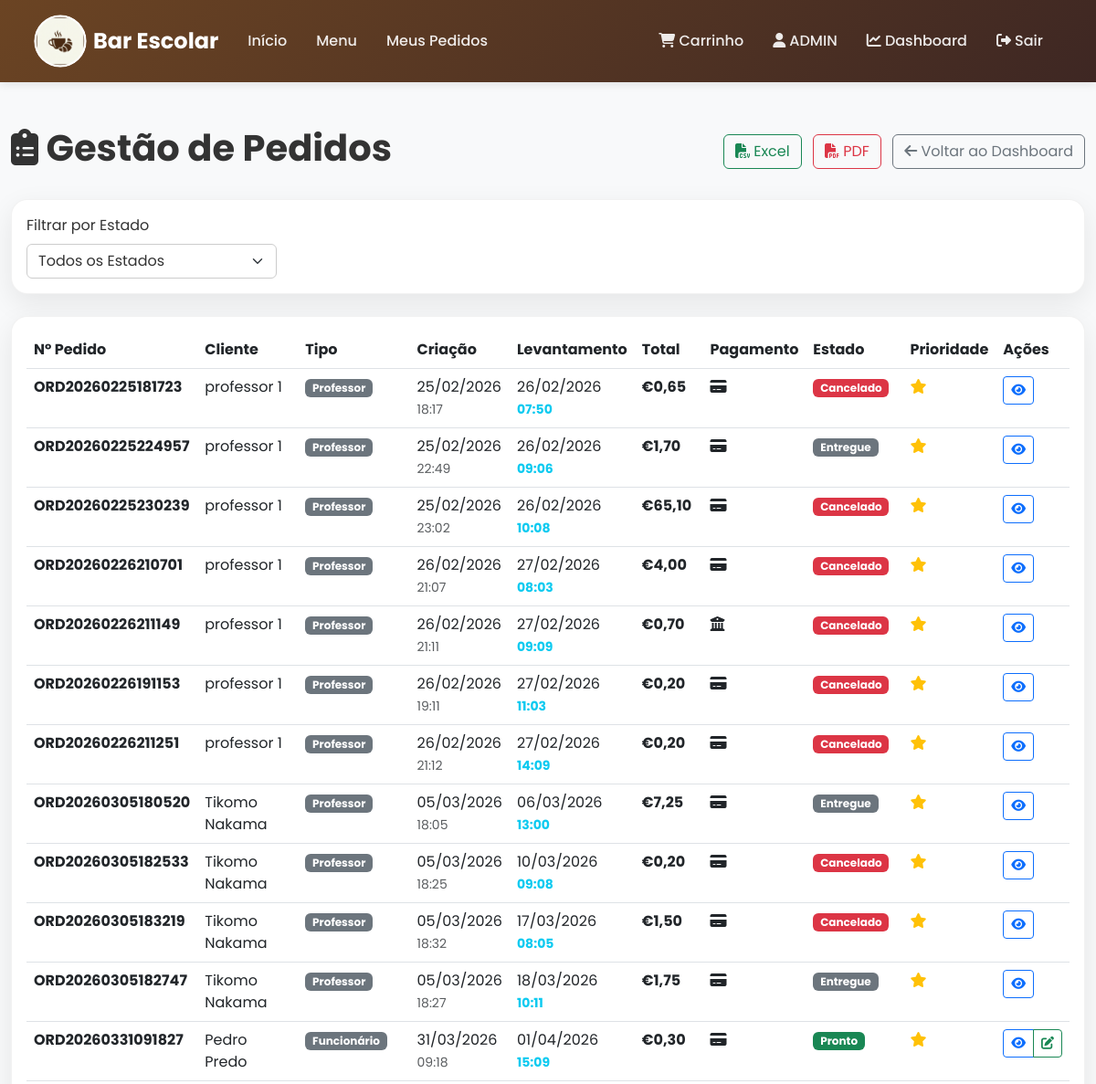
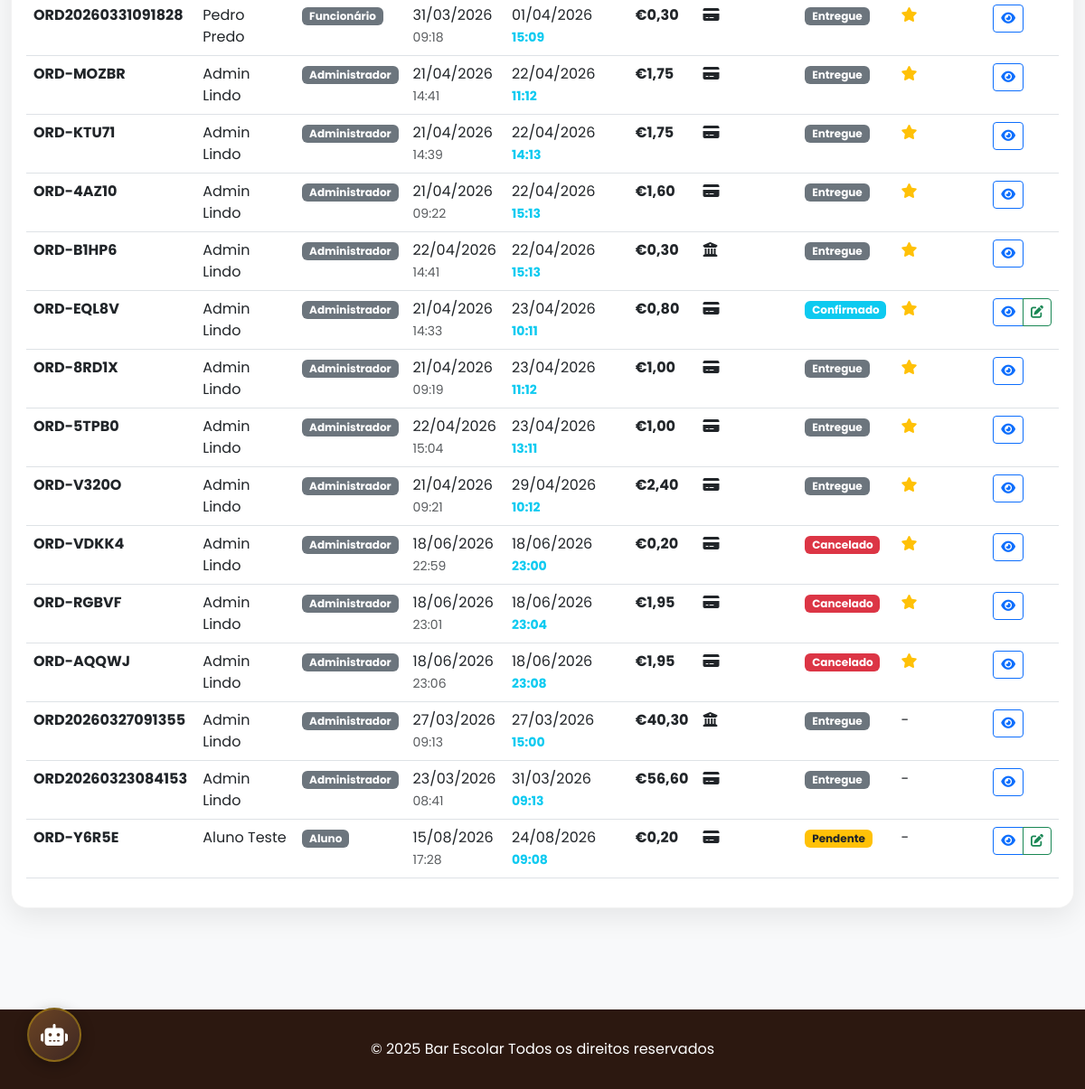
The page /dashboard/orders/ (signed in) on the database as committed earlier (2 pictures, top to bottom).
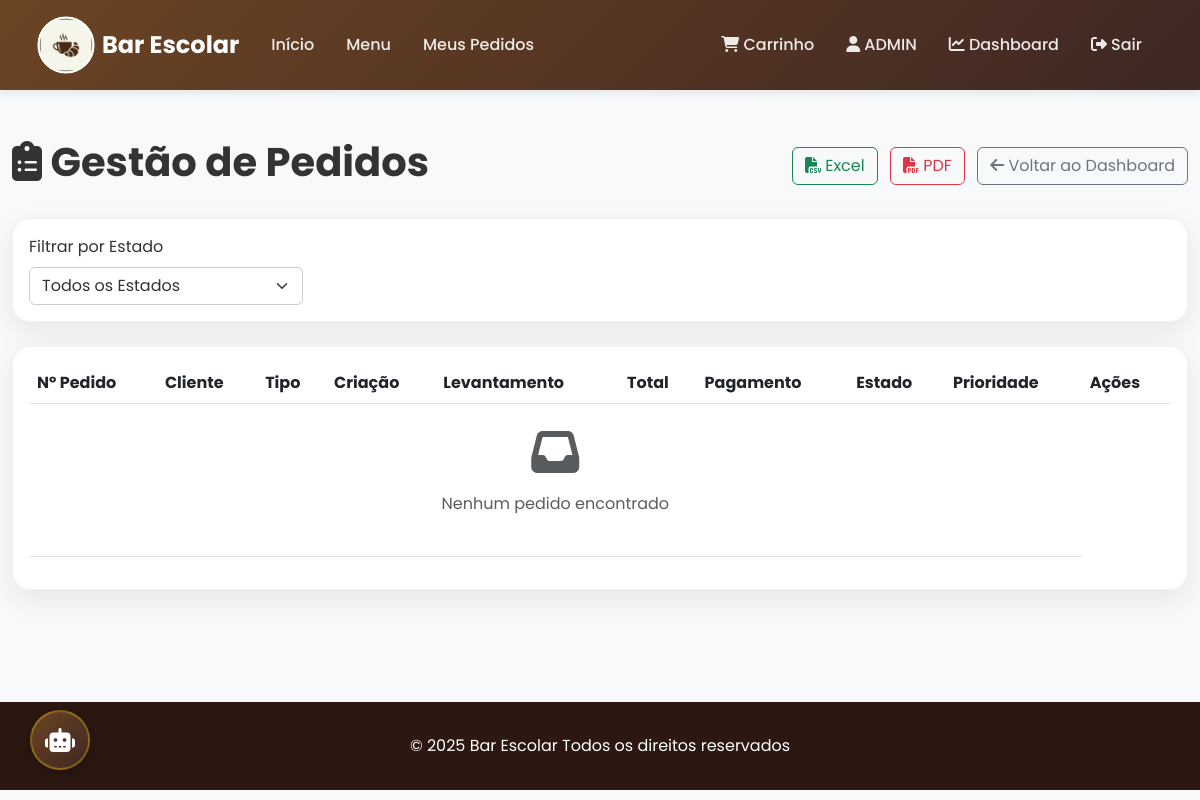
The same page on the database as committed later.
### bar_app/models.py (models this page shows, shortened)
class Order(models.Model):
    STATUS_CHOICES = (
        ('pending', 'Pendente'),
        ('confirmed', 'Confirmado'),
        ('preparing', 'Em Preparação'),
        ('ready', 'Pronto'),
        ('delivered', 'Entregue'),
        ('cancelled', 'Cancelado'),
    )
    PAYMENT_METHOD_CHOICES = (
        ('card', 'Cartão Escolar'),
        ('atm', 'Multibanco'),
    )
    user = models.ForeignKey(User, on_delete=models.CASCADE, related_name='orders', verbose_name='Utilizador')
    order_number = models.CharField(max_length=20, unique=True, editable=False, verbose_name='Número do Pedido')
    status = models.CharField(max_length=20, choices=STATUS_CHOICES, default='pending', verbose_name='Estado')
    payment_method = models.CharField(max_length=10, choices=PAYMENT_METHOD_CHOICES, verbose_name='Método de Pagamento')
    total_amount = models.DecimalField(max_digits=10, decimal_places=2, default=0, verbose_name='Montante Total')
    scheduled_date = models.DateField(verbose_name='Data Agendada')
    scheduled_time = models.TimeField(verbose_name='Hora Agendada')
    notes = models.TextField(blank=True, verbose_name='Notas')
    is_priority = models.BooleanField(default=False, verbose_name='Prioritário')
    created_at = models.DateTimeField(auto_now_add=True, verbose_name='Criado em')
    updated_at = models.DateTimeField(auto_now=True, verbose_name='Atualizado em')
    qr_token = models.CharField(max_length=64, unique=True, blank=True, null=True, verbose_name='Token QR Code')
    picked_up_at = models.DateTimeField(blank=True, null=True, verbose_name='Levantado em')
    picked_up_by = models.ForeignKey(User, on_delete=models.SET_NULL, null=True, blank=True, related_name='picked_up_orders', verbose_name='Levantado por')
    class Meta:
        verbose_name = 'Pedido'
        verbose_name_plural = 'Pedidos'
        ordering = ['-is_priority', 'scheduled_date', 'scheduled_time', 'created_at']

class User(AbstractUser):
    USER_TYPE_CHOICES = (
        ('student', 'Aluno'),
        ('teacher', 'Professor'),
        ('staff', 'Funcionário'),
        ('admin', 'Administrador'),
    )
    user_type = models.CharField(max_length=20, choices=USER_TYPE_CHOICES, default='student', verbose_name='Tipo de Utilizador')
    phone = models.CharField(max_length=15, blank=True, verbose_name='Telemóvel')
    photo = models.ImageField(upload_to='users/', blank=True, null=True, verbose_name='Foto')
    balance = models.DecimalField(max_digits=10, decimal_places=2, default=0, verbose_name='Saldo')
    created_at = models.DateTimeField(default=timezone.now, verbose_name='Criado em')
    updated_at = models.DateTimeField(auto_now=True, verbose_name='Atualizado em')
    escalao = models.CharField(max_length=10, choices=ESCALAO_CHOICES, default='none', verbose_name='Escalão ASE')
    allergens = models.CharField(max_length=255, blank=True, default='', verbose_name='Alérgenos / Restrições', help_text='Alérgenos separados por vírgula (ex: Glúten, Lactose)')
    turma = models.CharField(max_length=10, blank=True, verbose_name='Turma', help_text='Turma do utilizador (ex: 12PI)')
    groups = models.ManyToManyField(
        'auth.Group',
        related_name='custom_user_groups',
        blank=True,
        help_text='The groups this user belongs to.'
    )
    user_permissions = models.ManyToManyField(
        'auth.Permission',
        related_name='custom_user_permissions',
        blank=True,
        help_text='Specific permissions for this user.'
    )
    class Meta:
        verbose_name = 'Utilizador'
        verbose_name_plural = 'Utilizadores'
        ordering = ['username']
    email_verified = models.BooleanField(default=False)
    """Flag usada para saber se o e‑mail já foi confirmado pelo utilizador."""

### bar_app/views/dashboard.py (the view)
# urls.py: path('dashboard/orders/', views.manage_orders, name='manage_orders'),
@login_required
@user_passes_test(is_staff_user)
def manage_orders(request):
    status_filter = request.GET.get('status')
    orders = Order.objects.all()
    if status_filter:
        orders = orders.filter(status=status_filter)
    return render(request, 'bar_app/dashboard/orders.html', {'orders': orders, 'status_filter': status_filter})

### bar_app/views/auth.py (called while the page is built)
def is_staff_user(user):
    return user.is_staff or user.user_type in ['admin', 'staff']

### templates/bar_app/dashboard/orders.html (shortened to what the changed rows need)
{% extends 'base.html' %}
{% block content %}
<div class="container-fluid py-5">
    <div class="d-flex justify-content-between align-items-center mb-4">
        <h1 class="fw-bold"><i class="fas fa-clipboard-list"></i> Gestão de Pedidos</h1>
    </div>
    <div class="card">
        <div class="card-body">
            <div class="table-responsive">
                <table class="table table-hover">
                    <thead>
                        <tr>
                            <th>Nº Pedido</th>
                            <th>Cliente</th>
                            <th>Tipo</th>
                            <th>Criação</th>
                            <th>Levantamento</th>
                            <th>Total</th>
                            <th>Pagamento</th>
                            <th>Estado</th>
                            <th>Prioridade</th>
                            <th>Ações</th>
                        </tr>
                    </thead>
                    <tbody>
                        {% for order in orders %}
                        <tr>
                            <td><strong>{{ order.order_number }}</strong></td>
                            <td>{{ order.user.get_full_name|default:order.user.username }}</td>
                            <td>
                                <span class="badge bg-secondary">{{ order.user.get_user_type_display }}</span>
                            </td>
                            <td>
                                {{ order.created_at|date:"d/m/Y" }}<br>
                                <small class="text-muted">{{ order.created_at|time:"H:i" }}</small>
                            </td>
                            <td>
                                {{ order.scheduled_date|date:"d/m/Y" }}<br>
                                <small class="text-info fw-bold">{{ order.scheduled_time|time:"H:i" }}</small>
                            </td>
                            <td><strong>€{{ order.total_amount }}</strong></td>
                            <td>
                                {% if order.payment_method == 'card' %}
                                <i class="fas fa-credit-card"></i>
                                {% else %}
                                <i class="fas fa-university"></i>
                                {% endif %}
                            </td>
                            <td>
                                {% if order.status == 'pending' %}
                                <span class="badge bg-warning text-dark">Pendente</span>
                                {% elif order.status == 'confirmed' %}
                                <span class="badge bg-info">Confirmado</span>
                                {% elif order.status == 'preparing' %}
                                <span class="badge bg-primary">Em Preparação</span>
                                {% elif order.status == 'ready' %}
                                <span class="badge bg-success">Pronto</span>
                                {% elif order.status == 'delivered' %}
                                <span class="badge bg-secondary">Entregue</span>
                                {% else %}
                                <span class="badge bg-danger">Cancelado</span>
                                {% endif %}
                            </td>
                            <td>
                                {% if order.is_priority %}
                                <i class="fas fa-star text-warning" title="Prioritário"></i>
                                {% else %}
                                -
                                {% endif %}
                            </td>
                            <td>
                                <div class="btn-group">
                                    <a href="{% url 'bar_app:order_detail' order.pk %}" class="btn btn-sm btn-outline-primary" title="Ver Detalhes">
                                        <i class="fas fa-eye"></i>
                                    </a>
                                    {% if order.status != 'delivered' and order.status != 'cancelled' %}
                                    <button type="button" class="btn btn-sm btn-outline-success" onclick="openStatusModal({{ order.pk }}, '{{ order.order_number }}', '{{ order.status }}')" title="Alterar Estado">
                                        <i class="fas fa-edit"></i>
                                    </button>
                                    {% endif %}
                                </div>
                            </td>
                        </tr>
                        {% empty %}
                        <tr>
                            <td colspan="9" class="text-center py-4">
                                <i class="fas fa-inbox fa-3x text-muted mb-3"></i>
                                <p class="text-muted">Nenhum pedido encontrado</p>
                            </td>
                        </tr>
                        {% endfor %}
                    </tbody>
                </table>
            </div>
        </div>
    </div>
</div>
{% endblock %}

Rows that differ between the two databases and show on the page:
removed Order: order_number "ORD20260225181723", user.get_full_name "professor 1", user.user_type "Professor", created_at "25/02/2026", created_at "18:17", scheduled_date "26/02/2026", scheduled_time "07:50", total_amount "0,65", payment_method "card" (drawn), status "Cancelado", is_priority True (drawn)
removed Order: order_number "ORD20260225224957", user.get_full_name "professor 1", user.user_type "Professor", created_at "25/02/2026", created_at "22:49", scheduled_date "26/02/2026", scheduled_time "09:06", total_amount "1,70", payment_method "card" (drawn), status "Entregue", is_priority True (drawn)
removed Order: order_number "ORD20260225230239", user.get_full_name "professor 1", user.user_type "Professor", created_at "25/02/2026", created_at "23:02", scheduled_date "26/02/2026", scheduled_time "10:08", total_amount "65,10", payment_method "card" (drawn), status "Cancelado", is_priority True (drawn)
removed Order: order_number "ORD20260226210701", user.get_full_name "professor 1", user.user_type "Professor", created_at "26/02/2026", created_at "21:07", scheduled_date "27/02/2026", scheduled_time "08:03", total_amount "4,00", payment_method "card" (drawn), status "Cancelado", is_priority True (drawn)
removed Order: order_number "ORD20260226211149", user.get_full_name "professor 1", user.user_type "Professor", created_at "26/02/2026", created_at "21:11", scheduled_date "27/02/2026", scheduled_time "09:09", total_amount "0,70", payment_method "atm" (drawn), status "Cancelado", is_priority True (drawn)
removed Order: order_number "ORD20260226191153", user.get_full_name "professor 1", user.user_type "Professor", created_at "26/02/2026", created_at "19:11", scheduled_date "27/02/2026", scheduled_time "11:03", total_amount "0,20", payment_method "card" (drawn), status "Cancelado", is_priority True (drawn)
removed Order: order_number "ORD20260226211251", user.get_full_name "professor 1", user.user_type "Professor", created_at "26/02/2026", created_at "21:12", scheduled_date "27/02/2026", scheduled_time "14:09", total_amount "0,20", payment_method "card" (drawn), status "Cancelado", is_priority True (drawn)
removed Order: order_number "ORD20260305180520", user.get_full_name "Tikomo Nakama", user.user_type "Professor", created_at "05/03/2026", created_at "18:05", scheduled_date "06/03/2026", scheduled_time "13:00", total_amount "7,25", payment_method "card" (drawn), status "Entregue", is_priority True (drawn)
removed Order: order_number "ORD20260305182533", user.get_full_name "Tikomo Nakama", user.user_type "Professor", created_at "05/03/2026", created_at "18:25", scheduled_date "10/03/2026", scheduled_time "09:08", total_amount "0,20", payment_method "card" (drawn), status "Cancelado", is_priority True (drawn)
removed Order: order_number "ORD20260305183219", user.get_full_name "Tikomo Nakama", user.user_type "Professor", created_at "05/03/2026", created_at "18:32", scheduled_date "17/03/2026", scheduled_time "08:05", total_amount "1,50", payment_method "card" (drawn), status "Cancelado", is_priority True (drawn)
removed Order: order_number "ORD20260305182747", user.get_full_name "Tikomo Nakama", user.user_type "Professor", created_at "05/03/2026", created_at "18:27", scheduled_date "18/03/2026", scheduled_time "10:11", total_amount "1,75", payment_method "card" (drawn), status "Entregue", is_priority True (drawn)
removed Order: order_number "ORD20260331091827", user.get_full_name "Pedro Predo", user.user_type "Funcionário", created_at "31/03/2026", created_at "09:18", scheduled_date "01/04/2026", scheduled_time "15:09", total_amount "0,30", payment_method "card" (drawn), status "Pronto", is_priority True (drawn)
removed Order: order_number "ORD20260331091828", user.get_full_name "Pedro Predo", user.user_type "Funcionário", created_at "31/03/2026", created_at "09:18", scheduled_date "01/04/2026", scheduled_time "15:09", total_amount "0,30", payment_method "card" (drawn), status "Entregue", is_priority True (drawn)
removed Order: order_number "ORD-MOZBR", user.get_full_name "Admin Lindo", user.user_type "Administrador", created_at "21/04/2026", created_at "14:41", scheduled_date "22/04/2026", scheduled_time "11:12", total_amount "1,75", payment_method "card" (drawn), status "Entregue", is_priority True (drawn)
removed Order: order_number "ORD-KTU71", user.get_full_name "Admin Lindo", user.user_type "Administrador", created_at "21/04/2026", created_at "14:39", scheduled_date "22/04/2026", scheduled_time "14:13", total_amount "1,75", payment_method "card" (drawn), status "Entregue", is_priority True (drawn)
removed Order: order_number "ORD-4AZ10", user.get_full_name "Admin Lindo", user.user_type "Administrador", created_at "21/04/2026", created_at "09:22", scheduled_date "22/04/2026", scheduled_time "15:13", total_amount "1,60", payment_method "card" (drawn), status "Entregue", is_priority True (drawn)
removed Order: order_number "ORD-B1HP6", user.get_full_name "Admin Lindo", user.user_type "Administrador", created_at "22/04/2026", created_at "14:41", scheduled_date "22/04/2026", scheduled_time "15:13", total_amount "0,30", payment_method "atm" (drawn), status "Entregue", is_priority True (drawn)
removed Order: order_number "ORD-EQL8V", user.get_full_name "Admin Lindo", user.user_type "Administrador", created_at "21/04/2026", created_at "14:33", scheduled_date "23/04/2026", scheduled_time "10:11", total_amount "0,80", payment_method "card" (drawn), status "Confirmado", is_priority True (drawn)
removed Order: order_number "ORD-8RD1X", user.get_full_name "Admin Lindo", user.user_type "Administrador", created_at "21/04/2026", created_at "09:19", scheduled_date "23/04/2026", scheduled_time "11:12", total_amount "1,00", payment_method "card" (drawn), status "Entregue", is_priority True (drawn)
removed Order: order_number "ORD-5TPB0", user.get_full_name "Admin Lindo", user.user_type "Administrador", created_at "22/04/2026", created_at "15:04", scheduled_date "23/04/2026", scheduled_time "13:11", total_amount "1,00", payment_method "card" (drawn), status "Entregue", is_priority True (drawn)
removed Order: order_number "ORD-V320O", user.get_full_name "Admin Lindo", user.user_type "Administrador", created_at "21/04/2026", created_at "09:21", scheduled_date "29/04/2026", scheduled_time "10:12", total_amount "2,40", payment_method "card" (drawn), status "Entregue", is_priority True (drawn)
removed Order: order_number "ORD-VDKK4", user.get_full_name "Admin Lindo", user.user_type "Administrador", created_at "18/06/2026", created_at "22:59", scheduled_date "18/06/2026", scheduled_time "23:00", total_amount "0,20", payment_method "card" (drawn), status "Cancelado", is_priority True (drawn)
removed Order: order_number "ORD-RGBVF", user.get_full_name "Admin Lindo", user.user_type "Administrador", created_at "18/06/2026", created_at "23:01", scheduled_date "18/06/2026", scheduled_time "23:04", total_amount "1,95", payment_method "card" (drawn), status "Cancelado", is_priority True (drawn)
removed Order: order_number "ORD-AQQWJ", user.get_full_name "Admin Lindo", user.user_type "Administrador", created_at "18/06/2026", created_at "23:06", scheduled_date "18/06/2026", scheduled_time "23:08", total_amount "1,95", payment_method "card" (drawn), status "Cancelado", is_priority True (drawn)
removed Order: order_number "ORD20260327091355", user.get_full_name "Admin Lindo", user.user_type "Administrador", created_at "27/03/2026", created_at "09:13", scheduled_date "27/03/2026", scheduled_time "15:00", total_amount "40,30", payment_method "atm" (drawn), status "Entregue"
removed Order: order_number "ORD20260323084153", user.get_full_name "Admin Lindo", user.user_type "Administrador", created_at "23/03/2026", created_at "08:41", scheduled_date "31/03/2026", scheduled_time "09:13", total_amount "56,60", payment_method "card" (drawn), status "Entregue"
removed Order: order_number "ORD-Y6R5E", user.get_full_name "Aluno Teste", user.user_type "Aluno", created_at "15/08/2026", created_at "17:28", scheduled_date "24/08/2026", scheduled_time "09:08", total_amount "0,20", payment_method "card" (drawn), status "Pendente"
Other text that changed with them:
text now shown: "Nenhum pedido encontrado"
